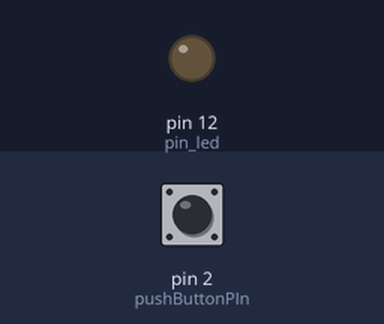
A program run on a simulated Arduino Uno, built with avr-gcc and run on an emulated ATmega328P. Parts: output pins drawn as LEDs (lit = HIGH). The inputs (shaded band) are chosen by the test bench; at power-on: pin 2 (pushButtonPIn) LOW.

Above: at 1.2 s.
1.3 s: pin 2 (pushButtonPIn) pulled HIGH for 0.15 s
At 2.5 s:
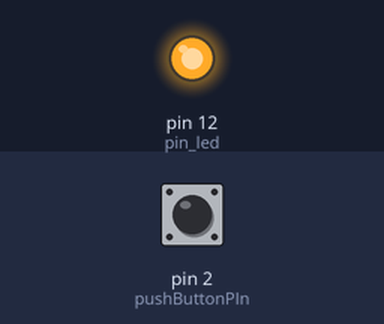
2.9 s: pin 2 (pushButtonPIn) pulled HIGH for 1 s
At 3.8 s:
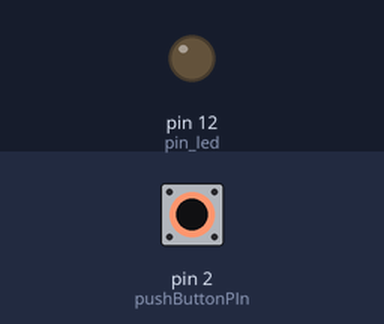
5.4 s: pin 2 (pushButtonPIn) pulled HIGH for 3.2 s
At 5.7 s:
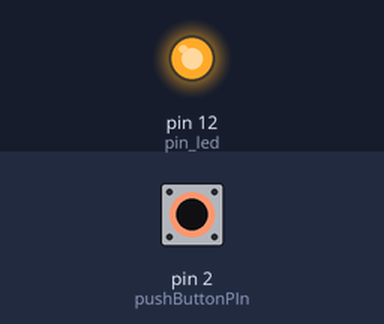
Timing chart, 0 to 8.4 s (numbered marks = the images above; inputs shaded):
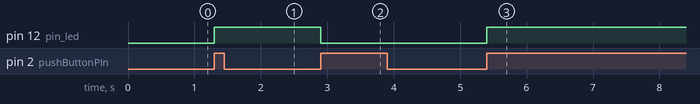

The program:

main.cpp
```cpp
#include <Arduino.h>
/*
pin 2 will be the input pin, this will read input from the 5V,
If it reads 5 V pin 2 will be HIGH else to Grund or LOW.
PIN 12 will be the output pin and read input from board, either HIGH or LOW
see diagram for more understanding. Same image as push_button_led code
*/

// put function declarations here:
const int pushButtonPIn=2;
const int pin_led=12;
int currentButtonState=0;
int oldButtonState=0;
int led_state=0;

void setup() {
  // put your setup code here, to run once:
  Serial.begin(9600);
  pinMode(pushButtonPIn, INPUT);
  pinMode(pin_led, OUTPUT);
}

void loop() {
currentButtonState= digitalRead(pushButtonPIn);
if (oldButtonState==0 && currentButtonState==1){
  if (led_state==0){
    digitalWrite(pin_led, HIGH);
    led_state=1;
}
  else{
    digitalWrite(pin_led, LOW);
    led_state=0;
  }
}
oldButtonState= currentButtonState;
delay(100);
}

/* ==========detailed explanation here===========
1) currentButtonState or the input always gives 0. As soon as the pin is pressed it becomes 1 and goes in the If condition
2) in the IF Condition it does its stuff and as as soon as it comes out
3) currentButtonState becomes 0 since the PIN is not still pressed, so oldButtonState will always read 0
*/
```

Measured:
- after the input at 1.3 s, pin 12 (pin_led): LOW → HIGH at once
- after the input at 2.9 s, pin 12 (pin_led): HIGH → LOW at once
- after the input at 5.4 s, pin 12 (pin_led): LOW → HIGH at once
